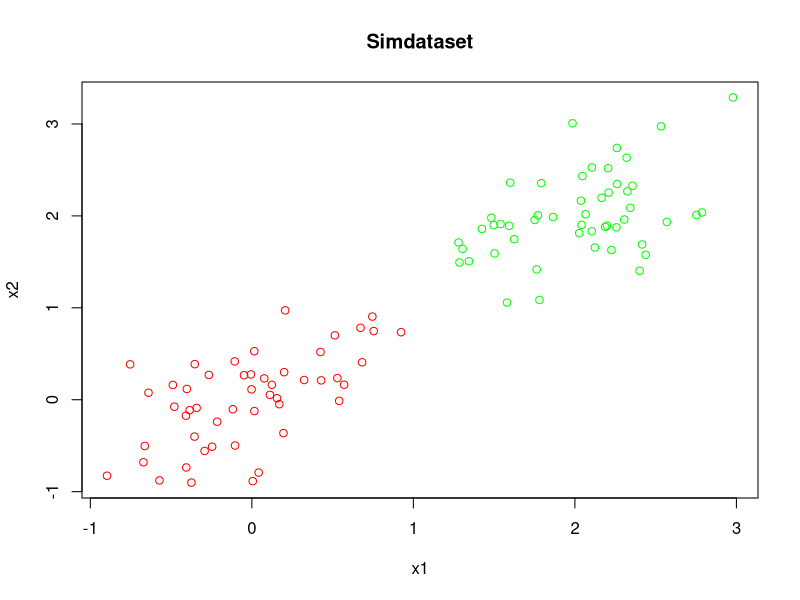

This chart was generated by the following R code:

mvrnorm <-function(n = 1, mu, Sigma, tol=1e-6, empirical = FALSE, EISPACK = FALSE)
  {
    p <- length(mu)
    eS <- eigen(Sigma, symmetric = TRUE, EISPACK = EISPACK)
    ev <- eS$values
    if(!all(ev >= -tol*abs(ev[1L]))) stop("'Sigma' is not positive definite")
    X <- matrix(rnorm(p * n), n, byrow = TRUE)
    if(empirical) {
      X <- scale(X, TRUE, FALSE) # remove means
      X <- X %*% svd(X, nu = 0)$v # rotate to PCs
      X <- scale(X, FALSE, TRUE) # rescale PCs to unit variance
    }
    X <- drop(mu) + eS$vectors %*% diag(sqrt(pmax(ev, 0)), p) %*% t(X)
    nm <- names(mu)
    if(is.null(nm) && !is.null(dn <- dimnames(Sigma))) nm <- dn[[1L]]
    dimnames(X) <- list(nm, NULL)
    if(n == 1) drop(X) else t(X)
  }
Generating<-function()
{
  Sigma <- matrix(c(0.2,0.1,0.1,0.2),2,2)
  
  temp1=mvrnorm(n=50, rep(0, 2), Sigma)
  temp2=mvrnorm(n=50, rep(0, 2), Sigma)
  temp2[,2]=temp2[,2]+2
  temp2[,1]=temp2[,1]+2
  label1=1*rep(1,nrow(temp1))
  label2=0*rep(1,nrow(temp2))
  data=matrix(rep(0,3*100),nrow=100,ncol=3)  
  data[,1]=c(temp1[,1],temp2[,1]) 
  data[,2]=c(temp1[,2],temp2[,2])
  data[,3]=c(label1,label2)
  
  data
}

dataSim=Generating()
colnames(dataSim)<-c("x1","x2","label")   
plot(dataSim[,1],dataSim[,2],col=ifelse(dataSim[,3]==1,"red","green"),xlab="x1",ylab="x2",main="Simdataset")


X=dataSim[,1:2]

###polynominal mapping###
X.poly=matrix(rep(0,3*100),nrow=100,ncol=5)
X.poly[,1:2]=X
X.poly[,3]=X[,1]*X[,2]
X.poly[,4]=X[,1]^2
X.poly[,5]=X[,2]^2

##linear mapping####
X.linear=matrix(rep(0,3*100),nrow=100,ncol=5) 
X.linear[,1:2]=X
X.linear[,3]=X[,1]*0.3+X[,2]*0.7
X.linear[,4]=X[,1]*0.6+X[,2]*0.4
X.linear[,5]=X[,1]*0.8+X[,2]*0.2





















